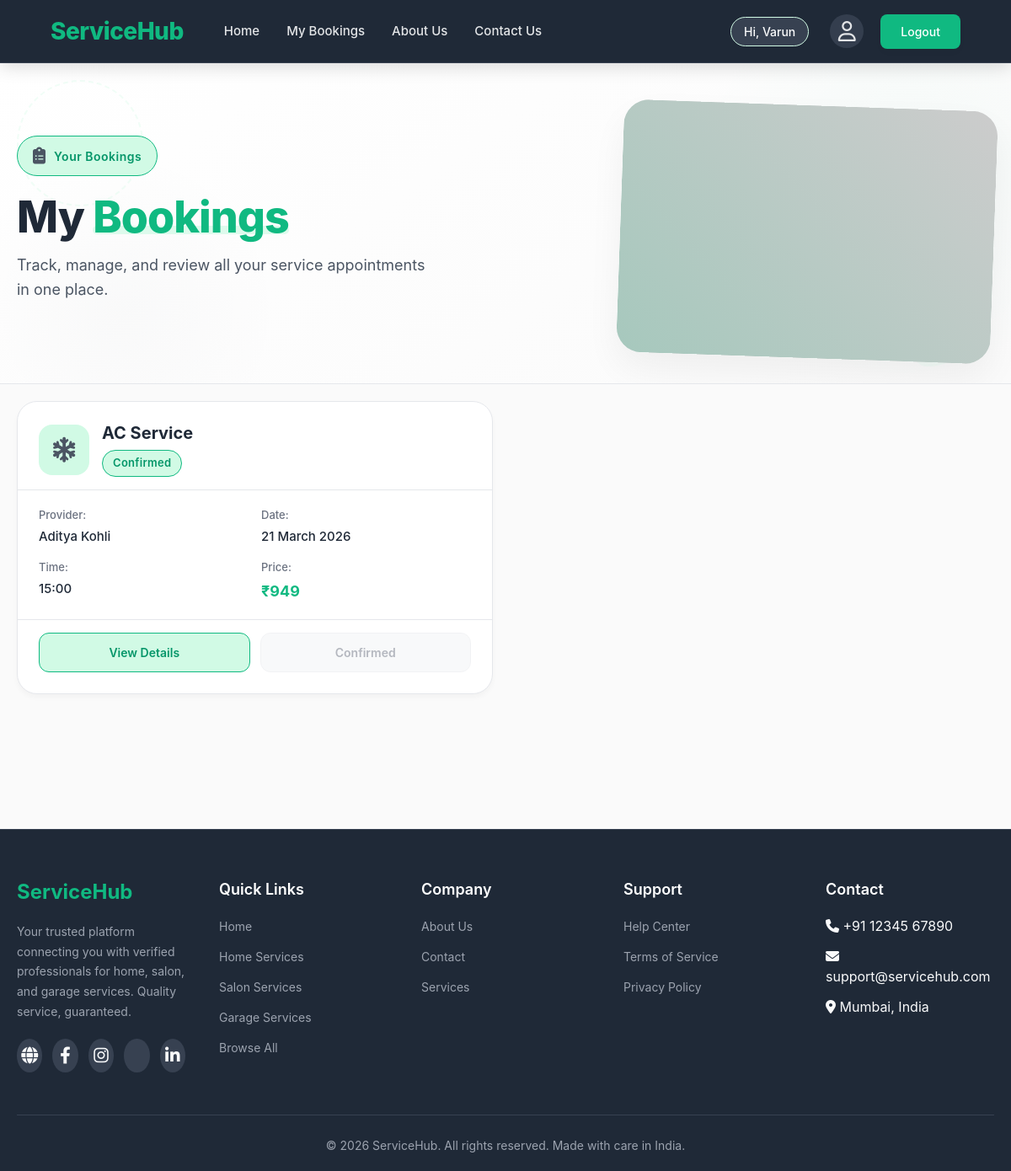
The page /my-bookings.php (signed in) on the database its author committed.
### tables this page shows
CREATE TABLE `bookings` (
  `booking_id` int(11) NOT NULL,
  `user_id` int(11) NOT NULL,
  `service_id` int(11) NOT NULL,
  `provider_id` int(11) NOT NULL,
  `full_name` varchar(120) NOT NULL,
  `phone` varchar(20) NOT NULL,
  `email` varchar(120) NOT NULL,
  `address` text NOT NULL,
  `city` varchar(80) NOT NULL,
  `pincode` varchar(10) NOT NULL,
  `landmark` varchar(150) DEFAULT NULL,
  `booking_date` date NOT NULL,
  `booking_time` varchar(20) NOT NULL,
  `payment_method` enum('online','cash') NOT NULL DEFAULT 'online',
  `special_instructions` text DEFAULT NULL,
  `service_price` decimal(10,2) NOT NULL,
  `gst_amount` decimal(10,2) NOT NULL,
  `total_amount` decimal(10,2) NOT NULL,
  `status` enum('pending','confirmed','completed','cancelled') NOT NULL DEFAULT 'confirmed',
  `created_at` timestamp NOT NULL DEFAULT current_timestamp()
);

CREATE TABLE `services` (
  `id` int(11) NOT NULL,
  `category_id` int(11) NOT NULL,
  `icon` varchar(100) NOT NULL COMMENT 'Stores icon class (FontAwesome) or SVG path',
  `icon_type` enum('fontawesome','svg') DEFAULT 'fontawesome' COMMENT 'Specifies icon rendering method',
  `name` varchar(100) NOT NULL,
  `description` text DEFAULT NULL,
  `professional_count` int(11) DEFAULT 0,
  `is_popular` tinyint(1) DEFAULT 0,
  `created_at` timestamp NOT NULL DEFAULT current_timestamp()
);

CREATE TABLE `provider` (
  `provider_id` int(11) NOT NULL,
  `service_id` int(11) NOT NULL,
  `provider_name` varchar(100) NOT NULL,
  `gender` enum('male','female','other') NOT NULL DEFAULT 'male',
  `phone_no` varchar(15) NOT NULL,
  `email` varchar(120) NOT NULL,
  `address` text DEFAULT NULL,
  `city` varchar(80) DEFAULT NULL,
  `experience_years` int(11) DEFAULT 0,
  `rating` decimal(2,1) DEFAULT 0.0,
  `completed_jobs` int(11) DEFAULT 0,
  `price` decimal(10,2) DEFAULT 0.00,
  `availability` enum('yes','no') DEFAULT 'yes',
  `image_url` varchar(500) DEFAULT NULL,
  `bio` text DEFAULT NULL,
  `created_at` timestamp NOT NULL DEFAULT current_timestamp()
);

### my-bookings.php (the view, shortened to what this page needs)
<?php
require_once 'db_conn.php';
$userId = (int) $_SESSION['user_id'];
$sql = "SELECT b.booking_id, b.booking_date, b.booking_time, b.service_price, b.status,
               s.name AS service_name, s.icon AS service_icon, p.provider_name
        FROM bookings b
        INNER JOIN services s ON s.id = b.service_id
        INNER JOIN provider p ON p.provider_id = b.provider_id
        WHERE b.user_id = ?
        ORDER BY b.created_at DESC";
$stmt = $conn->prepare($sql);
$stmt->bind_param("i", $userId);
$stmt->execute();
$result = $stmt->get_result();
$bookings = $result->fetch_all(MYSQLI_ASSOC);
include 'header.php';
?>
<section class="bookings-header">
    <div class="bookings-header-container">
        <div class="bookings-header-content">
            <div class="bookings-header-badge">
                <span class="header-badge-icon"><i class="fa-solid fa-clipboard-list"></i></span>
                <span>Your Bookings</span>
            </div>
            <h1>My <span class="header-highlight">Bookings</span></h1>
            <p class="bookings-header-description">Track, manage, and review all your service appointments in one place.</p>
        </div>
        <div class="bookings-header-image">
            <img src="https://images.unsplash.com/photo-1556740714-a8395b3bf30f?ixlib=rb-1.2.1&auto=format&fit=crop&w=800&q=80"
                 alt="Happy Customer"
                 onerror="this.src='https://via.placeholder.com/400x300?text=My+Bookings'">
        </div>
    </div>
</section>
<section class="bookings-section">
    <div class="bookings-container">
        <?php if (empty($bookings)): ?>
            <div class="booking-form-card" style="max-width: 900px; margin: 0 auto;">
                <h2 class="booking-form-title">No bookings yet</h2>
                <p class="booking-form-subtitle">You have not booked any services yet. Explore services and make your first booking.</p>
                <a href="services.php" class="service-modern-btn">Explore Services</a>
            </div>
        <?php else: ?>
            <?php foreach ($bookings as $booking): ?>
                <?php $statusClass = 'status-' . strtolower($booking['status']); ?>
                <div class="booking-card">
                    <div class="booking-card-header">
                        <div class="booking-icon"><i class="<?php echo htmlspecialchars($booking['service_icon']); ?>"></i></div>
                        <div class="booking-title">
                            <h3><?php echo htmlspecialchars($booking['service_name']); ?></h3>
                            <span class="booking-status <?php echo htmlspecialchars($statusClass); ?>"><?php echo htmlspecialchars(ucfirst($booking['status'])); ?></span>
                        </div>
                    </div>
                    <div class="booking-details">
                        <div class="booking-detail-item">
                            <span class="detail-label">Provider:</span>
                            <span class="detail-value"><?php echo htmlspecialchars($booking['provider_name']); ?></span>
                        </div>
                        <div class="booking-detail-item">
                            <span class="detail-label">Date:</span>
                            <span class="detail-value"><?php echo htmlspecialchars(date('d F Y', strtotime($booking['booking_date']))); ?></span>
                        </div>
                        <div class="booking-detail-item">
                            <span class="detail-label">Time:</span>
                            <span class="detail-value"><?php echo htmlspecialchars($booking['booking_time']); ?></span>
                        </div>
                        <div class="booking-detail-item">
                            <span class="detail-label">Price:</span>
                            <span class="detail-value price">&#8377;<?php echo number_format((float) $booking['service_price'], 0); ?></span>
                        </div>
                    </div>
                    <div class="booking-card-footer">
                        <a href="booking-details.php?id=<?php echo (int) $booking['booking_id']; ?>" class="booking-btn view-btn">View Details</a>
                        <a href="#" class="booking-btn cancel-btn disabled" onclick="return false;"><?php echo htmlspecialchars(ucfirst($booking['status'])); ?></a>
                    </div>
                </div>
            <?php endforeach; ?>
        <?php endif; ?>
    </div>
</section>
<?php include 'footer.php'; ?>

### rows shown on the page
bookings: service.name "AC Service", status "Confirmed", provider.provider_name "Aditya Kohli", booking_date "21 March 2026", booking_time "15:00", service_price "949"

### other values the page prints
$_SESSION['username'] "Varun"
